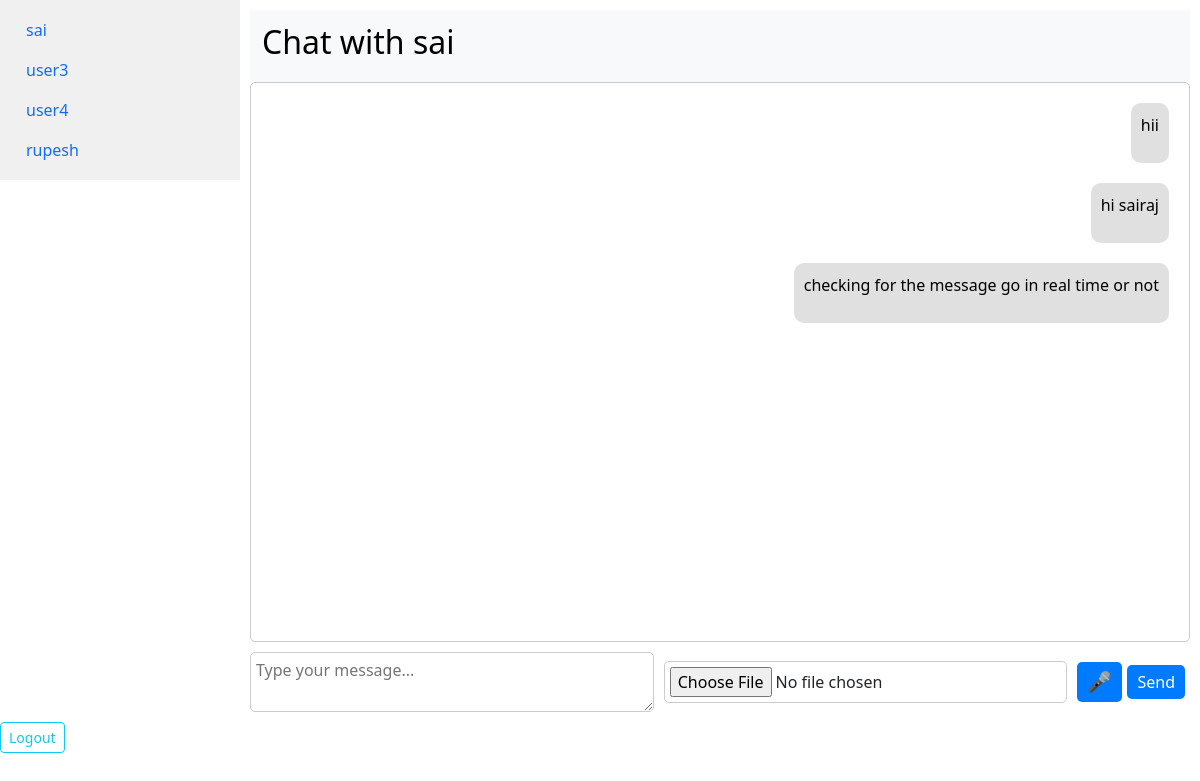
/?user=sai (signed in), run on the app's committed database.
### app/models.py (models this page shows, shortened)
class Message(models.Model):
    chat = models.ForeignKey(to=Mychats, on_delete=models.CASCADE, related_name='messages')
    user = models.ForeignKey(to=User, on_delete=models.CASCADE, related_name='received_messages')
    sender = models.ForeignKey(to=User, on_delete=models.CASCADE, related_name='sent_messages', null=True)  # Allow null
    msg = models.TextField()
    attachment = models.FileField(upload_to='attachments/', null=True, blank=True)
    text = models.TextField(blank=True, null=True)
    audio_file = models.FileField(upload_to='audio/', blank=True, null=True)
    timestamp = models.DateTimeField(auto_now_add=True)

### app/views.py (the view)
# urls.py: path('',index,name='index'),
@login_required
def index(request):
    frnd_name = request.GET.get('user', None)
    mychats_data = None
    messages = None
    if frnd_name:
        frnd_ = User.objects.filter(username=frnd_name).first()
        if frnd_:
            mychats_data = Mychats.objects.filter(me=request.user, frnd=frnd_).first()
            if not mychats_data:
                mychats_data = Mychats.objects.filter(me=frnd_, frnd=request.user).first()
            if mychats_data:
                messages = Message.objects.filter(chat=mychats_data).order_by('timestamp')
    frnds = User.objects.exclude(pk=request.user.id)
    return render(request, 'index.html', {
        'my': mychats_data,
        'chats': messages,  # Pass the messages to the template
        'frnds': frnds
    })

### app/templates/index.html (shortened to what this page needs)
<!DOCTYPE html>
<html lang="en">
<head>
    <link href="https://cdn.jsdelivr.net/npm/bootstrap@5.3.2/dist/css/bootstrap.min.css" rel="stylesheet">
</head>
<body>
    <div class="main">
        <div class="d-flex align-items-start chat-container">
            <div class="sidebar">
                <nav class="nav flex-column nav-pills" id="v-pills-tab" role="tablist" aria-orientation="vertical">
                    {% for frnd in frnds %}
                    <a class="nav-link" href="/?user={{frnd.username}}" role="tab" aria-controls="v-pills-home" aria-selected="false">{{frnd.username}}</a>
                    {% endfor %}
                </nav>
            </div>
            <div class="chat-content">
                <div class="navbar bg-body-tertiary">
                    <div class="container-fluid">
                        <a class="navbar-brand" href="#">
                            <h2 id="chat-with-user">Chat with <span id="username"></span> </h2>
                        </a>
                    </div>
                </div>
                <div class="chat-messages">
                    {% if chats %}
                        {% for chat in chats %}
                            {% if chat.user == request.user %}
                                <div class="chat-card">
                                    <p>{{ chat.msg }}</p>
                                </div>
                            {% endif %}
                        {% endfor %}
                    {% else %}
                        <p>No messages to display.</p>
                    {% endif %}
                </div>
                <div class="input-section">
                    <textarea class="message-input" placeholder="Type your message..." id="chat-input"></textarea>
                    <input type="file" class="attachment-input" />
                    <button class="mic-button" id="mic-button">🎤</button>
                    <button class="send-button" id="send-button">Send</button>
                </div>
            </div>
        </div>
    </div>
    <a href="{% url 'logout' %}" class="btn btn-outline-info btn-sm">Logout</a>
</body>
</html>

### app/templates/index.html (style rules this page uses)
.chat-container { display: flex; }
.sidebar { width: 20%; background-color: #f0f0f0; padding: 10px; }
.chat-content { width: 80%; background-color: #fff; padding: 10px; }
.chat-messages { height: 70vh; overflow-y: auto; border: 1px solid #ccc; border-radius: 5px; padding: 10px; }
.input-section { display: flex; align-items: center; margin-top: 10px; }
.message-input, .attachment-input { flex: 1; border: 1px solid #ccc; border-radius: 5px; padding: 5px; margin-right: 10px; }
.send-button, .mic-button { background-color: #007bff; color: #fff; border: none; border-radius: 5px; padding: 5px 10px; cursor: pointer; margin-right: 5px; }
.mic-button { font-size: 20px; }
.chat-card { background-color: #e0e0e0; color: #000; max-width: 60%; padding: 10px; border-radius: 10px; margin: 10px; clear: both; word-wrap: break-word; float: right; }

### data on the page
Message: msg "hii"
Message: msg "hi sairaj"
Message: msg "checking for the message go in real time or not"

### other printed values
{{ frnd.username }} "sai"
{{ frnd.username }} "user3"
{{ frnd.username }} "user4"
{{ frnd.username }} "rupesh"
